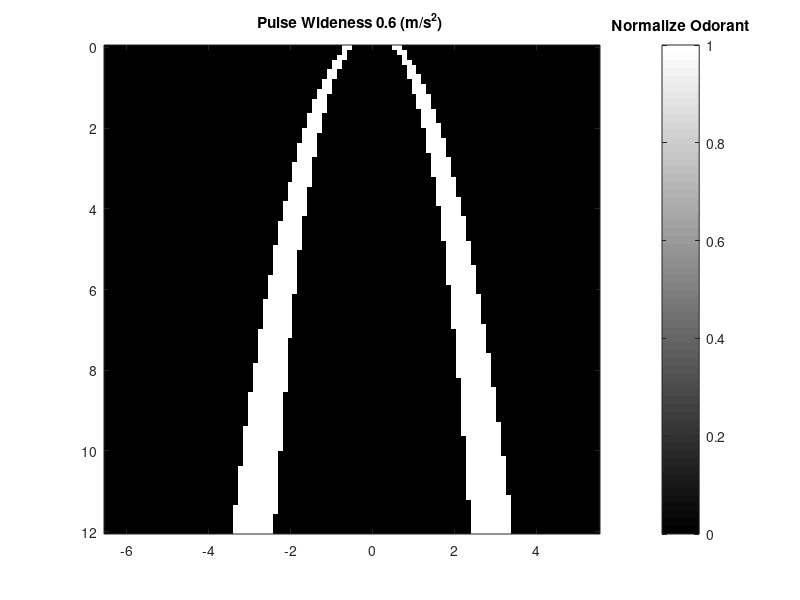
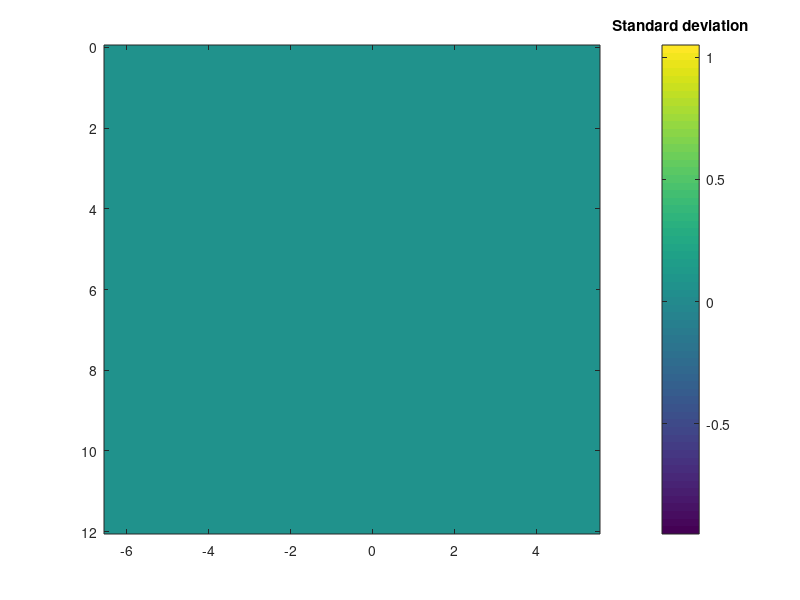

Source code (MATLAB) for these figures, in order:

clear all
close all
map = 666 ;
if (map == 1)
    %%%%%%%%%%%%%%%%%%%%%%%%%%%%%%%%%%%%%%%%%%%%%%%%
    % Map 1 extracted from real arena in Konstanz  %
    %%%%%%%%%%%%%%%%%%%%%%%%%%%%%%%%%%%%%%%%%%%%%%%%
    fig=figure;
    load('odor_mapping_ori.mat');  % The original map is not square for representation purposes is modified

    % X Redimension map to square for representation purposes Original x(2,-3) y(0,12)
    newZeros= round((size(map_mean,2)/5)*((12-5)/2)); %12->new 5->old length of the y axes each side
    map_mean= [zeros(newZeros,size(map_mean,1))  map_mean  zeros(newZeros,size(map_mean,1))];
    map_std= [zeros(newZeros,size(map_std,1))  map_std  zeros(newZeros,size(map_std,1))];
    
    res = map_mean./max(max(map_mean));
    x=linspace(5.5,-6.5); % Original 2,-3 0,12
    y=linspace(0,12);

    imh = imagesc(x,y,(res)); %flip 
    colormap default;   % set colormap
    tin=colorbar;
    title(tin,'Normalize Odorant');
    hold on
    
    save('odor_mapping1.mat','map_mean', 'map_std')

    figure()
    imh = imagesc(x,y,(map_std)); %flip 
    colormap default;   % set colormap
    tin=colorbar;
    title(tin,'Standard deviation');
    hold on
    
elseif (map == 2)
    %%%%%%%%%%%%%%%%%%%%%%%%%%%%%%%%%%%%%%%%%%%%%%%%
    % Map 2 Artificially simulated from paper sug  %
    %%%%%%%%%%%%%%%%%%%%%%%%%%%%%%%%%%%%%%%%%%%%%%%%
    % Variables of our model
    source = [0 0];
    Cdt = 0.2; % turbulent diffusion m/s^2 0.1 Wideness of the pulse
    l = 1.6;% release rate mol/s            1.6
    v = 1;% wind speed m/s                   1
    theta = -pi/2;% Angle x axis to upwind direction
    
    x=linspace(5.5,-6.5); % Square map for representation purposes
    y=linspace(0,12);
    
    [X,Y] = meshgrid(x,y);
    r = sqrt( (source(1) - X).^2 + ((source(2) - Y).^2) );
    dx = (source(1) - X) .* cos(theta) + (source(2) - Y) .* sin(theta);
    map_mean = (l./(2*pi*Cdt.*(r.^(1/19)))).* exp (-v .* (r-dx) ./(2*Cdt)); % divided by r idea from an infotaxis cuban paper
                % if removed the 100% is in the middle   1/9 good view
    map_std = 0.05 * ones(size(map_mean));            % 1% of std deviation correspond to 1 in std normal value
    fig=figure;
    %res = res./max(max(res)); Normalization in the interpolation is
    %included
    imh = imagesc(x,y,(map_mean)); %flip 
    colormap default;   % set colormap
    tin=colorbar;
    title(tin,'Normalize Odorant');
    hold on
    save('odor_mapping2.mat','map_mean', 'map_std')
    %save('odor_mapping2_long.mat','map_mean', 'map_std')
    figure()
    imh = imagesc(x,y,(map_std)); %flip 
    colormap default;   % set colormap
    tin=colorbar;
    title(tin,'Standard deviation');
    hold on
elseif (map == -2)
    %%%%%%%%%%%%%%%%%%%%%%%%%%%%%%%%%%%%%%%%%%%%%%%%
    % Map 2 Artificially simulated from paper sug  %
    %%%%%%%%%%%%%%%%%%%%%%%%%%%%%%%%%%%%%%%%%%%%%%%%
    % Variables of our model
    source = [0 0];
    Cdt = 0.02; % turbulent diffusion m/s^2 0.1 Wideness of the pulse
    l = 1.6;% release rate mol/s            1.6
    v = 1;% wind speed m/s                   1
    theta = -pi/2;% Angle x axis to upwind direction
    
    x=linspace(5.5,-6.5); % Square map for representation purposes
    y=linspace(0,12);
    
    [X,Y] = meshgrid(x,y);
    r = sqrt( (source(1) - X).^2 + ((source(2) - Y).^2) );
    dx = (source(1) - X) .* cos(theta) + (source(2) - Y) .* sin(theta);
    map_mean = (l./(2*pi*Cdt.*(r.^(1/19)))).* exp (-v .* (r-dx) ./(2*Cdt)); % divided by r idea from an infotaxis cuban paper
                % if removed the 100% is in the middle   1/9 good view
    map_std = 0.05 * ones(size(map_mean));            % 1% of std deviation correspond to 1 in std normal value
    fig=figure();
    %res = res./max(max(res)); Normalization in the interpolation is
    %included
    imh = imagesc(x,y,(map_mean)); %flip 
    title('Pulse Wideness 0.07 (m/s^2) ')
    colormap default;   % set colormap
    tin=colorbar;
    title(tin,'Normalized Concentration','FontSize',12, 'FontWeight', 'bold');
    hold on
    save('odor_mapping2_tiny.mat','map_mean', 'map_std')
    figure()
    imh = imagesc(x,y,(map_std)); %flip 
    colormap default;   % set colormap
    tin=colorbar;
    title(tin,'Standard deviation', 'FontSize',12, 'FontWeight', 'bold');
    hold on    
    
    %set(gca,'linewidth', 2,'fontsize',12, 'fontWeight', 'bold') % Sets the width of the axis lines, font size, font
    
    
    
elseif (map == 0)
    %%%%%%%%%%%%%%%%%%%%%%%%%%%%%%%%%%%%%%%%%%%%%%%%
    % Map 2 Artificially simulated from paper sug  %
    %%%%%%%%%%%%%%%%%%%%%%%%%%%%%%%%%%%%%%%%%%%%%%%%
    % Variables of our model
    source = [0 0];
    Cdt = 0.07; % turbulent diffusion m/s^2 0.1 Wideness of the pulse
    l = 1.6;% release rate mol/s            1.6
    v = 1;% wind speed m/s                   1
    theta = -pi/2;% Angle x axis to upwind direction
    
    x=linspace(5.5,-6.5); % Square map for representation purposes
    y=linspace(0,12);
    
    [X,Y] = meshgrid(x,y);
    r = sqrt( (source(1) - X).^2 + ((source(2) - Y).^2) );
    dx = (source(1) - X) .* cos(theta) + (source(2) - Y) .* sin(theta);
    map_mean = (l./(2*pi*Cdt.*(r.^(1/19)))).* exp (-v .* (r-dx) ./(2*Cdt)); % divided by r idea from an infotaxis cuban paper
                % if removed the 100% is in the middle   1/9 good view
    map_std = 0.05 * ones(size(map_mean));            % 1% of std deviation correspond to 1 in std normal value
    fig=figure();
    %res = res./max(max(res)); Normalization in the interpolation is
    %included
    imh = imagesc(x,y,(map_mean)); %flip 
    title('Pulse Wideness 0.07 (m/s^2) ')
    colormap default;   % set colormap
    tin=colorbar;
    title(tin,'Normalize Odorant');
    hold on
    save('odor_mapping2_small.mat','map_mean', 'map_std')
    figure()
    imh = imagesc(x,y,(map_std)); %flip 
    colormap default;   % set colormap
    tin=colorbar;
    title(tin,'Standard deviation');
    hold on    
    
elseif (map == 4)
    %%%%%%%%%%%%%%%%%%%%%%%%%%%%%%%%%%%%%%%%%%%%%%%%
    % Map 2 Artificially simulated from paper sug  %
    %%%%%%%%%%%%%%%%%%%%%%%%%%%%%%%%%%%%%%%%%%%%%%%%
    % Variables of our model
    source = [0 0];
    Cdt = 0.6; % turbulent diffusion m/s^2 0.1 Wideness of the pulse
    l = 1.6;% release rate mol/s            1.6
    v = 1;% wind speed m/s                   1
    theta = -pi/2;% Angle x axis to upwind direction
    
    x=linspace(5.5,-5.5); % Square map for representation purposes
    y=linspace(0,12);
    %y=linspace(0,24);
    
    [X,Y] = meshgrid(x,y);
    r = sqrt( (source(1) - X).^2 + ((source(2) - Y).^2) );
    dx = (source(1) - X) .* cos(theta) + (source(2) - Y) .* sin(theta);
    map_mean = (l./(2*pi*Cdt.*(r.^(1/19)))).* exp (-v .* (r-dx) ./(2*Cdt)); % divided by r idea from an infotaxis cuban paper    
                % if removed the 100% is in the middle   1/9 good view
    map_std = 0.05 * ones(size(map_mean));            % 1% of std deviation correspond to 1 in std normal value
    fig=figure();
    %res = res./max(max(res)); Normalization in the interpolation is
    %included
    
%     %Thershold
%     map_mean= map_mean./(max(max(map_mean)));
%     idx_p = (map_mean >= 0.5);
%     idx_n = (map_mean < 0.5);
%     map_mean(idx_p) = 1;
%     map_mean(idx_n) = 0;
    
    imh = imagesc(x,y,(map_mean)); %flip 
    
    title('Pulse Wideness 0.6 (m/s^2) ')
    colormap gray;   % set colormap
    tin=colorbar;
    title(tin,'Normalize Odorant');
    hold on
    %save('odor_mapping2_big.mat','map_mean', 'map_std')
    %save('odor_mapping2_big_long.mat','map_mean', 'map_std')
    figure()
    imh = imagesc(x,y,(map_std)); %flip 
    colormap gray;   % set colormap
    tin=colorbar;
    title(tin,'Standard deviation');
    hold on    
    
elseif (map == 444)
    %%%%%%%%%%%%%%%%%%%%%%%%%%%%%%%%%%%%%%%%%%%%%%%%
    % Map 2 Artificially simulated from paper sug  %
    %%%%%%%%%%%%%%%%%%%%%%%%%%%%%%%%%%%%%%%%%%%%%%%%
    % Variables of our model
    source = [0 0];
    Cdt = 0.6; % turbulent diffusion m/s^2 0.1 Wideness of the pulse
    l = 1.6;% release rate mol/s            1.6
    v = 1;% wind speed m/s                   1
    theta = -pi/2;% Angle x axis to upwind direction
    
    x=linspace(5.5,-6.5); % Square map for representation purposes
    %y=linspace(0,12);
    y=linspace(0,24);
    
    [X,Y] = meshgrid(x,y);
    r = sqrt( (source(1) - X).^2 + ((source(2) - Y).^2) );
    dx = (source(1) - X) .* cos(theta) + (source(2) - Y) .* sin(theta);
    map_mean = (l./(2*pi*Cdt.*(r.^(1/19)))).* exp (-v .* (r-dx) ./(2*Cdt)); % divided by r idea from an infotaxis cuban paper    
                % if removed the 100% is in the middle   1/9 good view
    map_std = 0.05 * ones(size(map_mean));            % 1% of std deviation correspond to 1 in std normal value
    fig=figure();
    %res = res./max(max(res)); Normalization in the interpolation is
    %included
    imh = imagesc(x,y,(map_mean)); %flip 
    
    title('Pulse Wideness 0.6 (m/s^2) ')
    colormap default;   % set colormap
    tin=colorbar;
    title(tin,'Normalize Odorant');
    hold on
    %save('odor_mapping2_big.mat','map_mean', 'map_std')
    save('odor_mapping2_big_long.mat','map_mean', 'map_std')
    figure()
    imh = imagesc(x,y,(map_std)); %flip 
    colormap default;   % set colormap
    tin=colorbar;
    title(tin,'Standard deviation');
    hold on    
    
elseif (map == 44)
    %%%%%%%%%%%%%%%%%%%%%%%%%%%%%%%%%%%%%%%%%%%%%%%%
    % Map 2 Artificially simulated from paper sug  %
    %%%%%%%%%%%%%%%%%%%%%%%%%%%%%%%%%%%%%%%%%%%%%%%%
    % Variables of our model
    source = [0 0];
    Cdt = 0.6; % turbulent diffusion m/s^2 0.1 Wideness of the pulse
    l = 1.6;% release rate mol/s            1.6
    v = 1;% wind speed m/s                   1
    theta = -pi/2;% Angle x axis to upwind direction
    
    x=linspace(5.5,-6.5); % Square map for representation purposes
    y=linspace(0,12);
    
    [X,Y] = meshgrid(x,y);
    r = sqrt( (source(1) - X).^2 + ((source(2) - Y).^2) );
    dx = (source(1) - X) .* cos(theta) + (source(2) - Y) .* sin(theta);
    map_mean = (l./(2*pi*Cdt.*(r.^(1/16)))).* exp (-v .* (r-dx) ./(2*Cdt)); % divided by r idea from an infotaxis cuban paper    
                % if removed the 100% is in the middle   1/9 good view
    map_std = 0.05 * ones(size(map_mean));            % 1% of std deviation correspond to 1 in std normal value
    fig=figure();
    %res = res./max(max(res)); Normalization in the interpolation is
    %included
    imh = imagesc(x,y,(map_mean)); %flip 
    title('Pulse Wideness 0.6 (m/s^2) ')
    colormap default;   % set colormap
    tin=colorbar;
    title(tin,'Normalize Odorant');
    hold on
    save('odor_mapping22_big.mat','map_mean', 'map_std')
    figure()
    imh = imagesc(x,y,(map_std)); %flip 
    colormap default;   % set colormap
    tin=colorbar;
    title(tin,'Standard deviation');
    hold on    
    
    
    
    
elseif (map == 666)
    %%%%%%%%%%%%%%%%%%%%%%%%%%%%%%%%%%%%%%%%%%%%%%%%
    % Map 2 Artificially simulated from paper sug  %
    %%%%%%%%%%%%%%%%%%%%%%%%%%%%%%%%%%%%%%%%%%%%%%%%
    % Variables of our model
    source = [0 0];
    Cdt = 0.6; % turbulent diffusion m/s^2 0.1 Wideness of the pulse
    l = 1.6;% release rate mol/s            1.6
    v = 1;% wind speed m/s                   1
    theta = -pi/2;% Angle x axis to upwind direction
    
    x=linspace(5.5,-6.5); % Square map for representation purposes
    y=linspace(0,12);
    
    [X,Y] = meshgrid(x,y);
    r = sqrt( (source(1) - X).^2 + ((source(2) - Y).^2) );
    dx = (source(1) - X) .* cos(theta) + (source(2) - Y) .* sin(theta);
    map_mean = (l./(2*pi*Cdt.*(r.^(1/16)))).* exp (-v .* (r-dx) ./(2*Cdt)); % divided by r idea from an infotaxis cuban paper    
                % if removed the 100% is in the middle   1/9 good view
    map_std = 0.05 * ones(size(map_mean));            % 1% of std deviation correspond to 1 in std normal value
    map_mean = map_mean./(max(max(map_mean)));
    %Thresholded
    id= (map_mean>0.49) &(map_mean<0.6);
    map_mean(id) = 1;
    map_mean(~id) = 0;
    
    fig=figure();
    %res = res./max(max(res)); Normalization in the interpolation is
    %included
    
    imh = imagesc(x,y,(map_mean)); %flip 
    title('Pulse Wideness 0.6 (m/s^2) ')
    colormap gray;   % set colormap
    tin=colorbar;
    title(tin,'Normalize Odorant');
    hold on
    %save('odor_mapping22_big.mat','map_mean', 'map_std')
    figure()
    imh = imagesc(x,y,(map_std)); %flip 
    colormap default;   % set colormap
    tin=colorbar;
    title(tin,'Standard deviation');
    hold on  
    
    
elseif (map == 3)    
    
    fig=figure;
    load('odor_eq2000.mat');  % The original map is not square for representation purposes is modified
    
    magnifier = 1; % Equation data with big differences between source values and the rest. Try to resize the values 
    %map_mean= magnifier.*(Ck./max(max(Ck(:,40:end))))'; % Cut the source in the calculus of the maximun Ck(:,40:end)
    map_mean= (1+log(Ck'/max(max(Ck)))./20);% .* randi([0 1], size(Ck')); %normalize AND Random dissapearance
    
    map_std = 0.05 * ones(size(map_mean));  %zeros(size(map_mean)); % NO NOISE %          % 1% of std deviation correspond to 1 in std normal value
        
    x=linspace(5.5,-6.5,100); % Original 0-5 and 0-6 with values x,y traspose?
    y=linspace(0,12,120);

    imh = imagesc(x,y,map_mean); %(100:end),(map_mean(100:end,:))); %flip 
    colormap default;   % set colormap
    tin=colorbar;
    title(tin,'Normalize Odorant');
    hold on
    
    save('odor_mapping3.mat','map_mean', 'map_std')

    figure()
    imh = imagesc(x,y,(map_std)); %flip 
    colormap default;   % set colormap
    tin=colorbar;
    title(tin,'Standard deviation');
    hold on
   
end
